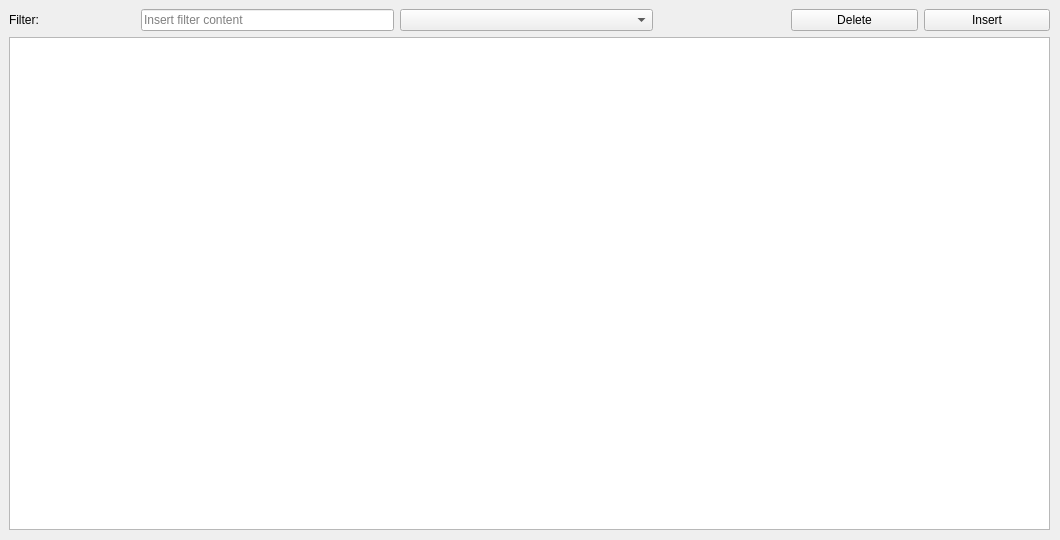
<?xml version="1.0" encoding="UTF-8"?>
<ui version="4.0">
 <class>WizardPage</class>
 <widget class="QWizardPage" name="WizardPage">
  <property name="geometry">
   <rect>
    <x>0</x>
    <y>0</y>
    <width>1060</width>
    <height>540</height>
   </rect>
  </property>
  <property name="windowTitle">
   <string>WizardPage</string>
  </property>
  <widget class="QWidget" name="gridLayoutWidget">
   <property name="geometry">
    <rect>
     <x>9</x>
     <y>9</y>
     <width>1041</width>
     <height>521</height>
    </rect>
   </property>
   <layout class="QGridLayout" name="gridLayout">
    <item row="0" column="0">
     <widget class="QLabel" name="label_filter">
      <property name="text">
       <string>Filter: </string>
      </property>
     </widget>
    </item>
    <item row="0" column="5">
     <spacer name="horizontalSpacer">
      <property name="orientation">
       <enum>Qt::Horizontal</enum>
      </property>
      <property name="sizeType">
       <enum>QSizePolicy::Preferred</enum>
      </property>
      <property name="sizeHint" stdset="0">
       <size>
        <width>40</width>
        <height>20</height>
       </size>
      </property>
     </spacer>
    </item>
    <item row="0" column="6">
     <widget class="QPushButton" name="pushButton_delete">
      <property name="text">
       <string>Delete</string>
      </property>
     </widget>
    </item>
    <item row="0" column="7">
     <widget class="QPushButton" name="pushButton_insert">
      <property name="text">
       <string>Insert</string>
      </property>
     </widget>
    </item>
    <item row="1" column="0" colspan="8">
     <widget class="QTableView" name="TableView"/>
    </item>
    <item row="0" column="3" colspan="2">
     <widget class="QComboBox" name="comboBox_filter"/>
    </item>
    <item row="0" column="1" colspan="2">
     <widget class="QLineEdit" name="lineEdit_filter">
      <property name="placeholderText">
       <string>Insert filter content</string>
      </property>
     </widget>
    </item>
   </layout>
  </widget>
 </widget>
 <resources/>
 <connections/>
</ui>
